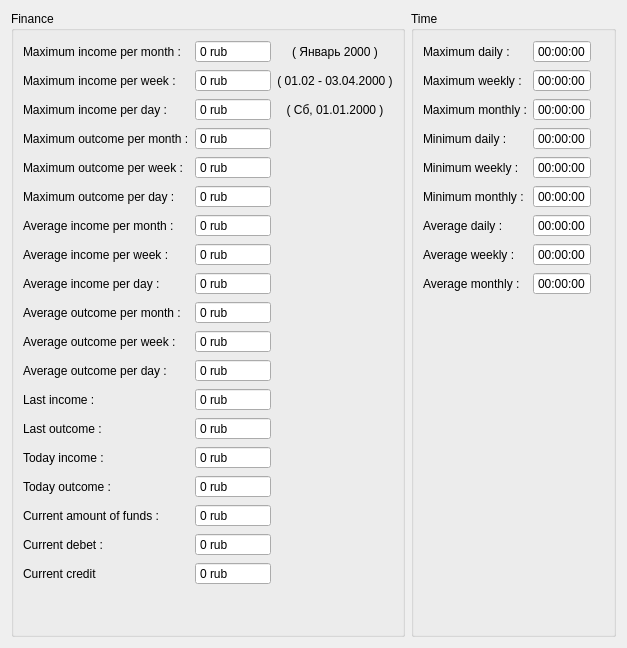
      <widget class="QWidget" name="StatisticTab">
       <attribute name="title">
        <string>Statistic</string>
       </attribute>
       <layout class="QHBoxLayout" name="horizontalLayout">
        <item>
         <widget class="QGroupBox" name="financeStatistic">
          <property name="title">
           <string>Finance</string>
          </property>
          <layout class="QGridLayout" name="gridLayout_5">
           <item row="2" column="0">
            <widget class="QLabel" name="lblMaxIncomePerDay">
             <property name="text">
              <string>Maximum income per day :</string>
             </property>
            </widget>
           </item>
           <item row="5" column="1">
            <widget class="QSpinBox" name="sbMaxOutcomePerDay">
             <property name="readOnly">
              <bool>true</bool>
             </property>
             <property name="buttonSymbols">
              <enum>QAbstractSpinBox::NoButtons</enum>
             </property>
             <property name="suffix">
              <string> rub</string>
             </property>
             <property name="minimum">
              <number>-9999999</number>
             </property>
             <property name="maximum">
              <number>9999999</number>
             </property>
            </widget>
           </item>
           <item row="14" column="1">
            <widget class="QSpinBox" name="sbTodayIncome">
             <property name="readOnly">
              <bool>true</bool>
             </property>
             <property name="buttonSymbols">
              <enum>QAbstractSpinBox::NoButtons</enum>
             </property>
             <property name="suffix">
              <string> rub</string>
             </property>
             <property name="minimum">
              <number>-9999999</number>
             </property>
             <property name="maximum">
              <number>9999999</number>
             </property>
            </widget>
           </item>
           <item row="15" column="0">
            <widget class="QLabel" name="lblTodayOutcome">
             <property name="text">
              <string>Today outcome :</string>
             </property>
            </widget>
           </item>
           <item row="3" column="0">
            <widget class="QLabel" name="lblMaxOutcomePerMonth">
             <property name="text">
              <string>Maximum outcome per month :</string>
             </property>
            </widget>
           </item>
           <item row="12" column="0">
            <widget class="QLabel" name="lblLastIncome">
             <property name="text">
              <string>Last income :</string>
             </property>
            </widget>
           </item>
           <item row="5" column="0">
            <widget class="QLabel" name="lblMaxOutcomePerDay">
             <property name="text">
              <string>Maximum outcome per day :</string>
             </property>
            </widget>
           </item>
           <item row="14" column="0">
            <widget class="QLabel" name="lblTodayIncome">
             <property name="text">
              <string>Today income :</string>
             </property>
            </widget>
           </item>
           <item row="13" column="0">
            <widget class="QLabel" name="lblLastOutcome">
             <property name="text">
              <string>Last outcome :</string>
             </property>
            </widget>
           </item>
           <item row="0" column="1">
            <widget class="QSpinBox" name="sbMaxIncomePerMonth">
             <property name="readOnly">
              <bool>true</bool>
             </property>
             <property name="buttonSymbols">
              <enum>QAbstractSpinBox::NoButtons</enum>
             </property>
             <property name="suffix">
              <string> rub</string>
             </property>
             <property name="minimum">
              <number>-9999999</number>
             </property>
             <property name="maximum">
              <number>9999999</number>
             </property>
            </widget>
           </item>
           <item row="2" column="1">
            <widget class="QSpinBox" name="sbMaxIncomePerDay">
             <property name="readOnly">
              <bool>true</bool>
             </property>
             <property name="buttonSymbols">
              <enum>QAbstractSpinBox::NoButtons</enum>
             </property>
             <property name="suffix">
              <string> rub</string>
             </property>
             <property name="minimum">
              <number>-9999999</number>
             </property>
             <property name="maximum">
              <number>9999999</number>
             </property>
            </widget>
           </item>
           <item row="13" column="1">
            <widget class="QSpinBox" name="sbLastOutcome">
             <property name="readOnly">
              <bool>true</bool>
             </property>
             <property name="buttonSymbols">
              <enum>QAbstractSpinBox::NoButtons</enum>
             </property>
             <property name="suffix">
              <string> rub</string>
             </property>
             <property name="minimum">
              <number>-9999999</number>
             </property>
             <property name="maximum">
              <number>9999999</number>
             </property>
            </widget>
           </item>
           <item row="15" column="1">
            <widget class="QSpinBox" name="sbTodayOutcome">
             <property name="readOnly">
              <bool>true</bool>
             </property>
             <property name="buttonSymbols">
              <enum>QAbstractSpinBox::NoButtons</enum>
             </property>
             <property name="suffix">
              <string> rub</string>
             </property>
             <property name="minimum">
              <number>-9999999</number>
             </property>
             <property name="maximum">
              <number>9999999</number>
             </property>
            </widget>
           </item>
           <item row="12" column="1">
            <widget class="QSpinBox" name="sbLastIncome">
             <property name="readOnly">
              <bool>true</bool>
             </property>
             <property name="buttonSymbols">
              <enum>QAbstractSpinBox::NoButtons</enum>
             </property>
             <property name="suffix">
              <string> rub</string>
             </property>
             <property name="minimum">
              <number>-9999999</number>
             </property>
             <property name="maximum">
              <number>9999999</number>
             </property>
            </widget>
           </item>
           <item row="3" column="1">
            <widget class="QSpinBox" name="sbMaxOutcomePerMonth">
             <property name="readOnly">
              <bool>true</bool>
             </property>
             <property name="buttonSymbols">
              <enum>QAbstractSpinBox::NoButtons</enum>
             </property>
             <property name="suffix">
              <string> rub</string>
             </property>
             <property name="minimum">
              <number>-9999999</number>
             </property>
             <property name="maximum">
              <number>9999999</number>
             </property>
            </widget>
           </item>
           <item row="0" column="0">
            <widget class="QLabel" name="lblMaxIncomePerMonth">
             <property name="text">
              <string>Maximum income per month :</string>
             </property>
            </widget>
           </item>
           <item row="10" column="0">
            <widget class="QLabel" name="lblAverageOutcomePerWeek">
             <property name="text">
              <string>Average outcome per week :</string>
             </property>
            </widget>
           </item>
           <item row="9" column="0">
            <widget class="QLabel" name="lblAverageOutcomePerMonth">
             <property name="text">
              <string>Average outcome per month :</string>
             </property>
            </widget>
           </item>
           <item row="1" column="1">
            <widget class="QSpinBox" name="sbMaxIncomePerWeek">
             <property name="readOnly">
              <bool>true</bool>
             </property>
             <property name="buttonSymbols">
              <enum>QAbstractSpinBox::NoButtons</enum>
             </property>
             <property name="suffix">
              <string> rub</string>
             </property>
             <property name="minimum">
              <number>-9999999</number>
             </property>
             <property name="maximum">
              <number>9999999</number>
             </property>
            </widget>
           </item>
           <item row="7" column="0">
            <widget class="QLabel" name="lblAverageIncomePerWeek">
             <property name="text">
              <string>Average income per week :</string>
             </property>
            </widget>
           </item>
           <item row="4" column="0">
            <widget class="QLabel" name="lblMaxOutcomePerWeek">
             <property name="text">
              <string>Maximum outcome per week :</string>
             </property>
            </widget>
           </item>
           <item row="7" column="1">
            <widget class="QSpinBox" name="sbAverageIncomePerWeek">
             <property name="readOnly">
              <bool>true</bool>
             </property>
             <property name="buttonSymbols">
              <enum>QAbstractSpinBox::NoButtons</enum>
             </property>
             <property name="suffix">
              <string> rub</string>
             </property>
             <property name="minimum">
              <number>-9999999</number>
             </property>
             <property name="maximum">
              <number>9999999</number>
             </property>
            </widget>
           </item>
           <item row="6" column="0">
            <widget class="QLabel" name="lblAverageIncomePerMonth">
             <property name="text">
              <string>Average income per month :</string>
             </property>
            </widget>
           </item>
           <item row="8" column="1">
            <widget class="QSpinBox" name="sbAverageIncomePerDay">
             <property name="readOnly">
              <bool>true</bool>
             </property>
             <property name="buttonSymbols">
              <enum>QAbstractSpinBox::NoButtons</enum>
             </property>
             <property name="suffix">
              <string> rub</string>
             </property>
             <property name="minimum">
              <number>-9999999</number>
             </property>
             <property name="maximum">
              <number>9999999</number>
             </property>
            </widget>
           </item>
           <item row="4" column="1">
            <widget class="QSpinBox" name="sbMaxOutcomePerWeek">
             <property name="readOnly">
              <bool>true</bool>
             </property>
             <property name="buttonSymbols">
              <enum>QAbstractSpinBox::NoButtons</enum>
             </property>
             <property name="suffix">
              <string> rub</string>
             </property>
             <property name="minimum">
              <number>-9999999</number>
             </property>
             <property name="maximum">
              <number>9999999</number>
             </property>
            </widget>
           </item>
           <item row="6" column="1">
            <widget class="QSpinBox" name="sbAverageIncomePerMonth">
             <property name="readOnly">
              <bool>true</bool>
             </property>
             <property name="buttonSymbols">
              <enum>QAbstractSpinBox::NoButtons</enum>
             </property>
             <property name="suffix">
              <string> rub</string>
             </property>
             <property name="minimum">
              <number>-9999999</number>
             </property>
             <property name="maximum">
              <number>9999999</number>
             </property>
            </widget>
           </item>
           <item row="1" column="0">
            <widget class="QLabel" name="lblMaxIncomePerWeek">
             <property name="text">
              <string>Maximum income per week :</string>
             </property>
            </widget>
           </item>
           <item row="8" column="0">
            <widget class="QLabel" name="lblAverageIncomePerDay">
             <property name="text">
              <string>Average income per day :</string>
             </property>
            </widget>
           </item>
           <item row="16" column="1">
            <widget class="QSpinBox" name="sbCurrentAmountOfFunds">
             <property name="readOnly">
              <bool>true</bool>
             </property>
             <property name="buttonSymbols">
              <enum>QAbstractSpinBox::NoButtons</enum>
             </property>
             <property name="suffix">
              <string> rub</string>
             </property>
             <property name="minimum">
              <number>-9999999</number>
             </property>
             <property name="maximum">
              <number>9999999</number>
             </property>
            </widget>
           </item>
           <item row="17" column="0">
            <widget class="QLabel" name="lblCurrentDebet">
             <property name="text">
              <string>Current debet :</string>
             </property>
            </widget>
           </item>
           <item row="18" column="0">
            <widget class="QLabel" name="lblCurrentCredit">
             <property name="text">
              <string>Current credit</string>
             </property>
            </widget>
           </item>
           <item row="18" column="1">
            <widget class="QSpinBox" name="sbCurrentDebet">
             <property name="readOnly">
              <bool>true</bool>
             </property>
             <property name="buttonSymbols">
              <enum>QAbstractSpinBox::NoButtons</enum>
             </property>
             <property name="suffix">
              <string> rub</string>
             </property>
             <property name="minimum">
              <number>-9999999</number>
             </property>
             <property name="maximum">
              <number>9999999</number>
             </property>
            </widget>
           </item>
           <item row="17" column="1">
            <widget class="QSpinBox" name="sbCurrentCredit">
             <property name="readOnly">
              <bool>true</bool>
             </property>
             <property name="buttonSymbols">
              <enum>QAbstractSpinBox::NoButtons</enum>
             </property>
             <property name="suffix">
              <string> rub</string>
             </property>
             <property name="minimum">
              <number>-9999999</number>
             </property>
             <property name="maximum">
              <number>9999999</number>
             </property>
            </widget>
           </item>
           <item row="19" column="0" colspan="3">
            <spacer name="vSpacerFinanceStatistic">
             <property name="orientation">
              <enum>Qt::Vertical</enum>
             </property>
             <property name="sizeHint" stdset="0">
              <size>
               <width>20</width>
               <height>40</height>
              </size>
             </property>
            </spacer>
           </item>
           <item row="16" column="0">
            <widget class="QLabel" name="lblCurrentAmountOfFunds">
             <property name="text">
              <string>Current amount of funds :</string>
             </property>
            </widget>
           </item>
           <item row="11" column="0">
            <widget class="QLabel" name="lblAverageOutcomePerDay">
             <property name="text">
              <string>Average outcome per day :</string>
             </property>
            </widget>
           </item>
           <item row="9" column="1">
            <widget class="QSpinBox" name="sbAverageOutcomePerMonth">
             <property name="readOnly">
              <bool>true</bool>
             </property>
             <property name="buttonSymbols">
              <enum>QAbstractSpinBox::NoButtons</enum>
             </property>
             <property name="suffix">
              <string> rub</string>
             </property>
             <property name="minimum">
              <number>-9999999</number>
             </property>
             <property name="maximum">
              <number>9999999</number>
             </property>
            </widget>
           </item>
           <item row="10" column="1">
            <widget class="QSpinBox" name="sbAverageOutcomePerWeek">
             <property name="readOnly">
              <bool>true</bool>
             </property>
             <property name="buttonSymbols">
              <enum>QAbstractSpinBox::NoButtons</enum>
             </property>
             <property name="suffix">
              <string> rub</string>
             </property>
             <property name="minimum">
              <number>-9999999</number>
             </property>
             <property name="maximum">
              <number>9999999</number>
             </property>
            </widget>
           </item>
           <item row="11" column="1">
            <widget class="QSpinBox" name="sbAverageOutcomePerDay">
             <property name="readOnly">
              <bool>true</bool>
             </property>
             <property name="buttonSymbols">
              <enum>QAbstractSpinBox::NoButtons</enum>
             </property>
             <property name="suffix">
              <string> rub</string>
             </property>
             <property name="minimum">
              <number>-9999999</number>
             </property>
             <property name="maximum">
              <number>9999999</number>
             </property>
            </widget>
           </item>
           <item row="0" column="2">
            <widget class="QLabel" name="label">
             <property name="text">
              <string>( Январь 2000 )</string>
             </property>
             <property name="alignment">
              <set>Qt::AlignCenter</set>
             </property>
            </widget>
           </item>
           <item row="1" column="2">
            <widget class="QLabel" name="label_2">
             <property name="text">
              <string>( 01.02 - 03.04.2000 )</string>
             </property>
             <property name="alignment">
              <set>Qt::AlignCenter</set>
             </property>
            </widget>
           </item>
           <item row="2" column="2">
            <widget class="QLabel" name="label_3">
             <property name="text">
              <string>( Сб, 01.01.2000 )</string>
             </property>
             <property name="alignment">
              <set>Qt::AlignCenter</set>
             </property>
            </widget>
           </item>
           <item row="3" column="2">
            <widget class="QLabel" name="label_4">
             <property name="text">
              <string/>
             </property>
             <property name="alignment">
              <set>Qt::AlignCenter</set>
             </property>
            </widget>
           </item>
           <item row="4" column="2">
            <widget class="QLabel" name="label_5">
             <property name="text">
              <string/>
             </property>
             <property name="alignment">
              <set>Qt::AlignCenter</set>
             </property>
            </widget>
           </item>
           <item row="5" column="2">
            <widget class="QLabel" name="label_6">
             <property name="text">
              <string/>
             </property>
             <property name="alignment">
              <set>Qt::AlignCenter</set>
             </property>
            </widget>
           </item>
           <item row="6" column="2">
            <widget class="QLabel" name="label_7">
             <property name="text">
              <string/>
             </property>
             <property name="alignment">
              <set>Qt::AlignCenter</set>
             </property>
            </widget>
           </item>
           <item row="7" column="2">
            <widget class="QLabel" name="label_8">
             <property name="text">
              <string/>
             </property>
             <property name="alignment">
              <set>Qt::AlignCenter</set>
             </property>
            </widget>
           </item>
           <item row="8" column="2">
            <widget class="QLabel" name="label_9">
             <property name="text">
              <string/>
             </property>
             <property name="alignment">
              <set>Qt::AlignCenter</set>
             </property>
            </widget>
           </item>
           <item row="9" column="2">
            <widget class="QLabel" name="label_10">
             <property name="text">
              <string/>
             </property>
             <property name="alignment">
              <set>Qt::AlignCenter</set>
             </property>
            </widget>
           </item>
           <item row="10" column="2">
            <widget class="QLabel" name="label_11">
             <property name="text">
              <string/>
             </property>
             <property name="alignment">
              <set>Qt::AlignCenter</set>
             </property>
            </widget>
           </item>
           <item row="11" column="2">
            <widget class="QLabel" name="label_12">
             <property name="text">
              <string/>
             </property>
             <property name="alignment">
              <set>Qt::AlignCenter</set>
             </property>
            </widget>
           </item>
           <item row="12" column="2">
            <widget class="QLabel" name="label_13">
             <property name="text">
              <string/>
             </property>
             <property name="alignment">
              <set>Qt::AlignCenter</set>
             </property>
            </widget>
           </item>
           <item row="13" column="2">
            <widget class="QLabel" name="label_14">
             <property name="text">
              <string/>
             </property>
             <property name="alignment">
              <set>Qt::AlignCenter</set>
             </property>
            </widget>
           </item>
           <item row="14" column="2">
            <widget class="QLabel" name="label_15">
             <property name="text">
              <string/>
             </property>
             <property name="alignment">
              <set>Qt::AlignCenter</set>
             </property>
            </widget>
           </item>
           <item row="15" column="2">
            <widget class="QLabel" name="label_16">
             <property name="text">
              <string/>
             </property>
             <property name="alignment">
              <set>Qt::AlignCenter</set>
             </property>
            </widget>
           </item>
           <item row="16" column="2">
            <widget class="QLabel" name="label_17">
             <property name="text">
              <string/>
             </property>
             <property name="alignment">
              <set>Qt::AlignCenter</set>
             </property>
            </widget>
           </item>
           <item row="17" column="2">
            <widget class="QLabel" name="label_18">
             <property name="text">
              <string/>
             </property>
             <property name="alignment">
              <set>Qt::AlignCenter</set>
             </property>
            </widget>
           </item>
           <item row="18" column="2">
            <widget class="QLabel" name="label_19">
             <property name="text">
              <string/>
             </property>
             <property name="alignment">
              <set>Qt::AlignCenter</set>
             </property>
            </widget>
           </item>
          </layout>
         </widget>
        </item>
        <item>
         <widget class="QGroupBox" name="timeStatistic">
          <property name="title">
           <string>Time</string>
          </property>
          <layout class="QGridLayout" name="gridLayout_4">
           <item row="5" column="1">
            <widget class="QTimeEdit" name="teMinimumMonthly">
             <property name="readOnly">
              <bool>true</bool>
             </property>
             <property name="buttonSymbols">
              <enum>QAbstractSpinBox::NoButtons</enum>
             </property>
             <property name="displayFormat">
              <string>hh:mm:ss</string>
             </property>
            </widget>
           </item>
           <item row="5" column="0">
            <widget class="QLabel" name="lblMinimumMonthly">
             <property name="text">
              <string>Minimum monthly :</string>
             </property>
            </widget>
           </item>
           <item row="6" column="0">
            <widget class="QLabel" name="lblAverageDaily">
             <property name="text">
              <string>Average daily :</string>
             </property>
            </widget>
           </item>
           <item row="8" column="0">
            <widget class="QLabel" name="lblAverageMonthly">
             <property name="text">
              <string>Average monthly :</string>
             </property>
            </widget>
           </item>
           <item row="8" column="1">
            <widget class="QTimeEdit" name="teAverageMonthly">
             <property name="readOnly">
              <bool>true</bool>
             </property>
             <property name="buttonSymbols">
              <enum>QAbstractSpinBox::NoButtons</enum>
             </property>
             <property name="displayFormat">
              <string>hh:mm:ss</string>
             </property>
            </widget>
           </item>
           <item row="7" column="1">
            <widget class="QTimeEdit" name="teAverageWeekly">
             <property name="readOnly">
              <bool>true</bool>
             </property>
             <property name="buttonSymbols">
              <enum>QAbstractSpinBox::NoButtons</enum>
             </property>
             <property name="displayFormat">
              <string>hh:mm:ss</string>
             </property>
            </widget>
           </item>
           <item row="6" column="1">
            <widget class="QTimeEdit" name="teAverageDaily">
             <property name="readOnly">
              <bool>true</bool>
             </property>
             <property name="buttonSymbols">
              <enum>QAbstractSpinBox::NoButtons</enum>
             </property>
             <property name="displayFormat">
              <string>hh:mm:ss</string>
             </property>
            </widget>
           </item>
           <item row="4" column="0">
            <widget class="QLabel" name="lblMinimumWeekly">
             <property name="text">
              <string>Minimum weekly :</string>
             </property>
            </widget>
           </item>
           <item row="7" column="0">
            <widget class="QLabel" name="lblAverageWeekly">
             <property name="text">
              <string>Average weekly :</string>
             </property>
            </widget>
           </item>
           <item row="4" column="1">
            <widget class="QTimeEdit" name="teMinimumWeekly">
             <property name="readOnly">
              <bool>true</bool>
             </property>
             <property name="buttonSymbols">
              <enum>QAbstractSpinBox::NoButtons</enum>
             </property>
             <property name="displayFormat">
              <string>hh:mm:ss</string>
             </property>
            </widget>
           </item>
           <item row="2" column="0">
            <widget class="QLabel" name="lblMaximumMonthly">
             <property name="text">
              <string>Maximum monthly :</string>
             </property>
            </widget>
           </item>
           <item row="0" column="1">
            <widget class="QTimeEdit" name="teMaximumDaily">
             <property name="readOnly">
              <bool>true</bool>
             </property>
             <property name="buttonSymbols">
              <enum>QAbstractSpinBox::NoButtons</enum>
             </property>
             <property name="displayFormat">
              <string>hh:mm:ss</string>
             </property>
            </widget>
           </item>
           <item row="3" column="0">
            <widget class="QLabel" name="lblMinimumDaily">
             <property name="text">
              <string>Minimum daily :</string>
             </property>
            </widget>
           </item>
           <item row="1" column="1">
            <widget class="QTimeEdit" name="teMaximumWeekly">
             <property name="readOnly">
              <bool>true</bool>
             </property>
             <property name="buttonSymbols">
              <enum>QAbstractSpinBox::NoButtons</enum>
             </property>
             <property name="displayFormat">
              <string>hh:mm:ss</string>
             </property>
            </widget>
           </item>
           <item row="3" column="1">
            <widget class="QTimeEdit" name="teMinimumDaily">
             <property name="readOnly">
              <bool>true</bool>
             </property>
             <property name="buttonSymbols">
              <enum>QAbstractSpinBox::NoButtons</enum>
             </property>
             <property name="displayFormat">
              <string>hh:mm:ss</string>
             </property>
            </widget>
           </item>
           <item row="1" column="0">
            <widget class="QLabel" name="lblMaximumWeekly">
             <property name="text">
              <string>Maximum weekly :</string>
             </property>
            </widget>
           </item>
           <item row="0" column="0">
            <widget class="QLabel" name="lblMaximumDaily">
             <property name="text">
              <string>Maximum daily :</string>
             </property>
            </widget>
           </item>
           <item row="2" column="1">
            <widget class="QTimeEdit" name="teMaximumMonthly">
             <property name="readOnly">
              <bool>true</bool>
             </property>
             <property name="buttonSymbols">
              <enum>QAbstractSpinBox::NoButtons</enum>
             </property>
             <property name="displayFormat">
              <string>hh:mm:ss</string>
             </property>
            </widget>
           </item>
           <item row="9" column="0" colspan="3">
            <spacer name="vSpacerTimeStatistic">
             <property name="orientation">
              <enum>Qt::Vertical</enum>
             </property>
             <property name="sizeHint" stdset="0">
              <size>
               <width>20</width>
               <height>40</height>
              </size>
             </property>
            </spacer>
           </item>
           <item row="0" column="2">
            <widget class="QLabel" name="label_20">
             <property name="text">
              <string/>
             </property>
             <property name="alignment">
              <set>Qt::AlignCenter</set>
             </property>
            </widget>
           </item>
           <item row="1" column="2">
            <widget class="QLabel" name="label_21">
             <property name="text">
              <string/>
             </property>
             <property name="alignment">
              <set>Qt::AlignCenter</set>
             </property>
            </widget>
           </item>
           <item row="2" column="2">
            <widget class="QLabel" name="label_22">
             <property name="text">
              <string/>
             </property>
             <property name="alignment">
              <set>Qt::AlignCenter</set>
             </property>
            </widget>
           </item>
           <item row="3" column="2">
            <widget class="QLabel" name="label_23">
             <property name="text">
              <string/>
             </property>
             <property name="alignment">
              <set>Qt::AlignCenter</set>
             </property>
            </widget>
           </item>
           <item row="4" column="2">
            <widget class="QLabel" name="label_24">
             <property name="text">
              <string/>
             </property>
             <property name="alignment">
              <set>Qt::AlignCenter</set>
             </property>
            </widget>
           </item>
           <item row="5" column="2">
            <widget class="QLabel" name="label_25">
             <property name="text">
              <string/>
             </property>
             <property name="alignment">
              <set>Qt::AlignCenter</set>
             </property>
            </widget>
           </item>
           <item row="6" column="2">
            <widget class="QLabel" name="label_26">
             <property name="text">
              <string/>
             </property>
             <property name="alignment">
              <set>Qt::AlignCenter</set>
             </property>
            </widget>
           </item>
           <item row="7" column="2">
            <widget class="QLabel" name="label_27">
             <property name="text">
              <string/>
             </property>
             <property name="alignment">
              <set>Qt::AlignCenter</set>
             </property>
            </widget>
           </item>
           <item row="8" column="2">
            <widget class="QLabel" name="label_28">
             <property name="text">
              <string/>
             </property>
             <property name="alignment">
              <set>Qt::AlignCenter</set>
             </property>
            </widget>
           </item>
          </layout>
         </widget>
        </item>
       </layout>
      </widget>
